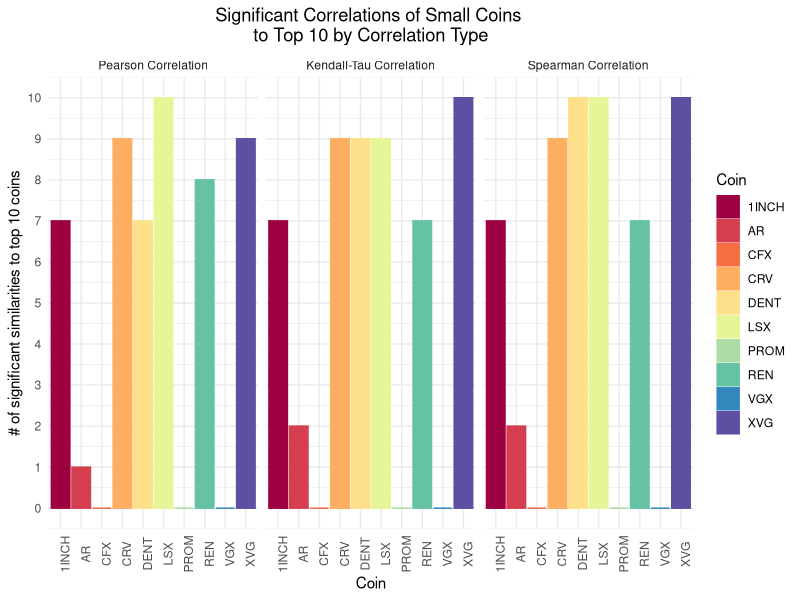
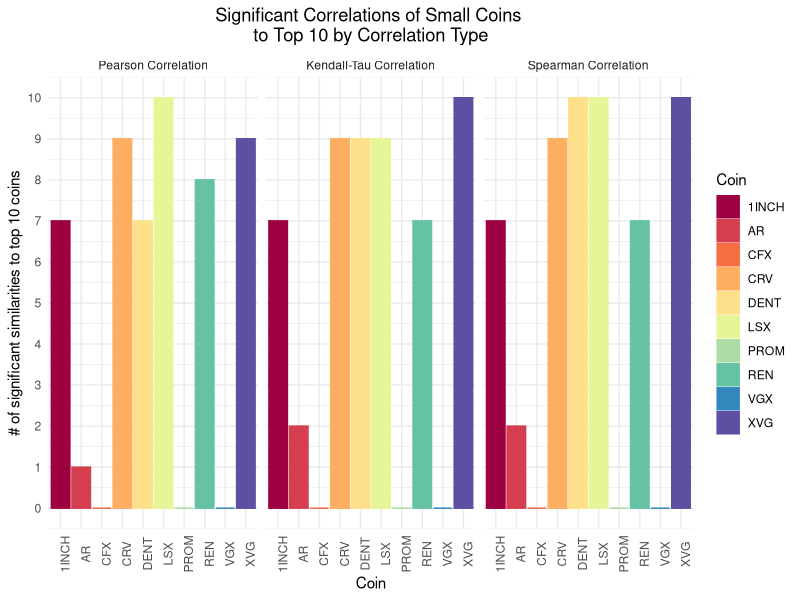

The R script that drew these images, in order:
library("ggplot2")
library("reshape2")

Coin <- c("DENT", "REN", "VGX", "AR", "1INCH", "XVG", "CRV", "PROM", "CFX", "LSX")
`Pearson Correlation` <- c(7, 8, 0, 1, 7, 9, 9, 0, 0, 10)
`Kendall-Tau Correlation` <- c(9, 7, 0, 2, 7, 10, 9, 0, 0, 9)
`Spearman Correlation` <- c(10, 7, 0, 2, 7, 10, 9, 0, 0, 10)


labels <- list(
              "Pearson.Correlation"="Pearson Correlation", 
              "Kendall.Tau.Correlation"="Kendall-Tau Correlation", 
              "Spearman.Correlation"="Spearman Correlation"
               )

facet_labeller <- function(variable, value){
  return(labels[value])
}

df = data.frame(Coin, 
               `Pearson Correlation`, 
               `Kendall-Tau Correlation`, 
               `Spearman Correlation`)

df_long <- melt(df)

ggplot(df_long, aes(x=Coin, y=value, color=Coin, fill=Coin)) + 
  geom_bar(stat="identity") + 
  facet_wrap(~ variable, labeller = facet_labeller) +
  scale_y_continuous(breaks=seq(0,10,1)) + 
  scale_color_brewer(palette="Spectral")+
  scale_fill_brewer(palette="Spectral") + 
  ylab("# of significant similarities to top 10 coins") +
  ggtitle("Significant Correlations of Small Coins \nto Top 10 by Correlation Type")+
  theme_minimal() +
  theme(axis.text.x=element_text(angle=90), plot.title = element_text(hjust = 0.5)) 

#ggplotcode 
ggsave("Hisogram.png", dpi=300)

